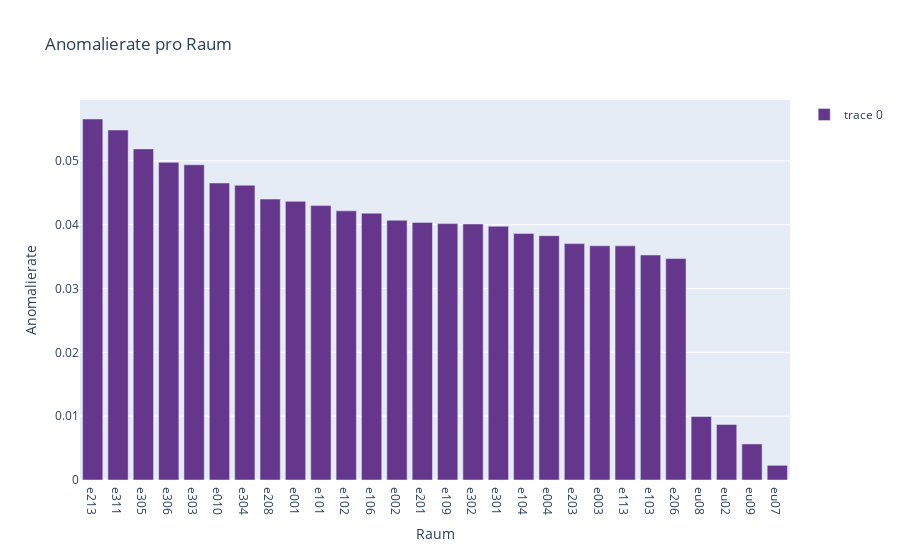

Source (notebook cell):
### Code cell
anomalies.sort_values(by="anomaly_rate", ascending=False, inplace=True)

fig = go.Figure()

fig.add_trace(go.Bar(
    x=anomalies.room_number,
    y=anomalies.anomaly_rate,
    marker_color='#64378C'

))

fig.update_layout(
    title='Anomalierate pro Raum',
    xaxis_title='Raum',
    yaxis_title='Anomalierate',
    showlegend=True
)

fig.show()

### Figure 1 — Plotly figure (JSON) as saved in the notebook; plotly's stock layout.template omitted (floating-point values rounded to 4 significant figures)
{"data": [{"marker": {"color": "#64378C"}, "type": "bar", "x": ["e213", "e311", "e305", "e306", "e303", "e010", "e304", "e208", "e001", "e101", "e102", "e106", "e002", "e201", "e109", "e302", "e301", "e104", "e004", "e203", "e003", "e113", "e103", "e206", "eu08", "eu02", "eu09", "eu07"], "y": [0.05654, 0.05481, 0.05186, 0.04976, 0.04937, 0.04651, 0.04616, 0.04399, 0.04364, 0.04297, 0.04215, 0.04179, 0.04068, 0.04035, 0.04015, 0.0401, 0.03975, 0.03862, 0.03826, 0.03702, 0.03668, 0.03668, 0.03524, 0.03468, 0.009936, 0.008701, 0.005646, 0.002299]}], "layout": {"showlegend": true, "title": {"text": "Anomalierate pro Raum"}, "xaxis": {"title": {"text": "Raum"}}, "yaxis": {"title": {"text": "Anomalierate"}}}}
